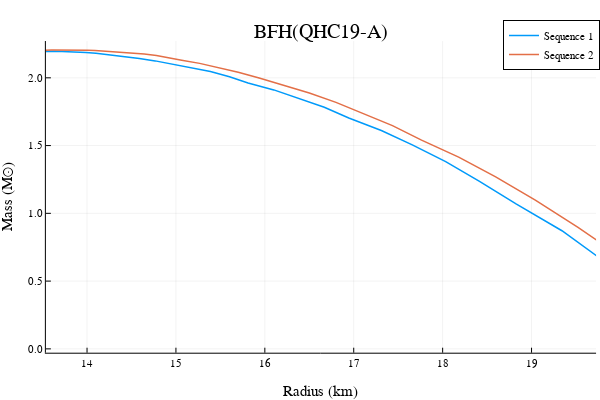

Write notebook code for a chart like this one.
### Code cell
ρ₀ = collect(1.0e-5:1.0e-4:1.0e-2);
x_interval = [0.0 2.121710214285006e-13; 2.121710214285006e-13 0.0013445117079347335; 0.0013445117079347335 0.0021208038940020357; 0.0021208038940020357 0.00239146172602243; 0.00239146172602243 0.0068244762759529015]; 
y_interval = [0.0 1.096376754968612e-5; 1.096376754968612e-5 0.35212840897655373; 0.35212840897655373 0.3903714935557225; 0.3903714935557225 0.42266428252122956; 0.42266428252122956 0.6789121169068395];

M,R = make_TOV_sequence(ρ₀, piece_wise_linear_csound, [x_interval, y_interval])


@time begin
    ρ₀ = collect(1.0e-5:1.0e-4:1.0e-2);
    M,R = make_TOV_sequence(ρ₀, piece_wise_linear_csound, [x_interval, y_interval])
    plotlyjs()
    plot!(R.*1.48, M, linewidth = 1.5, label = "Sequence 2")
end
